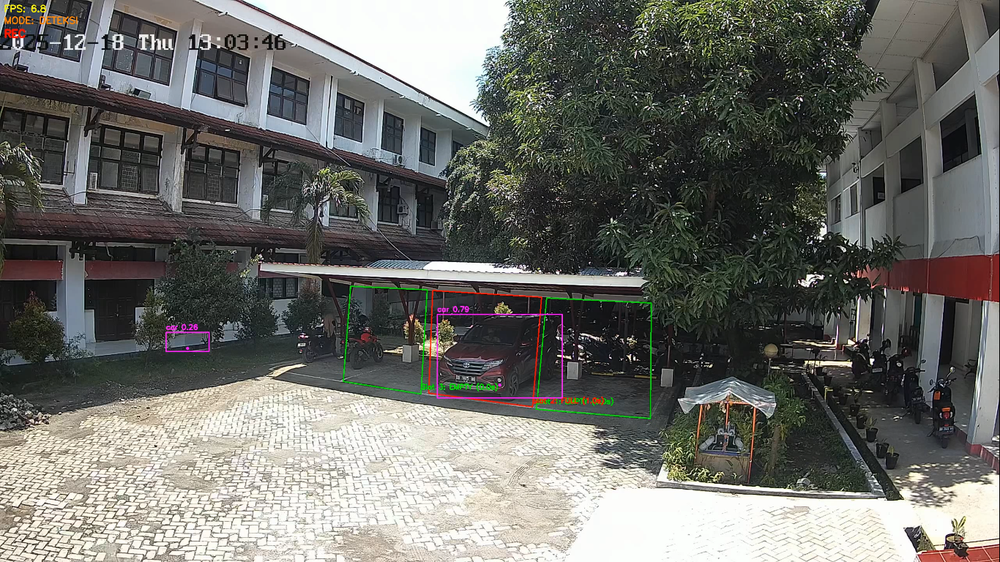
#> input picture keluar1.png, 1000 x 562 px, shrunk from 1366 x 768 before the run
$ python histogram.py
#> lines starting #> are read from the running program, lines starting #| are printed output that depends on the picture
import cv2
import matplotlib.pyplot as plt

# load frame (satu gambar dulu)
img = cv2.imread("keluar1.png")
#> img is the input picture: shape (562, 1000, 3); mean B, G, R 105.5, 110.2, 109.8
gray = cv2.cvtColor(img, cv2.COLOR_BGR2GRAY)
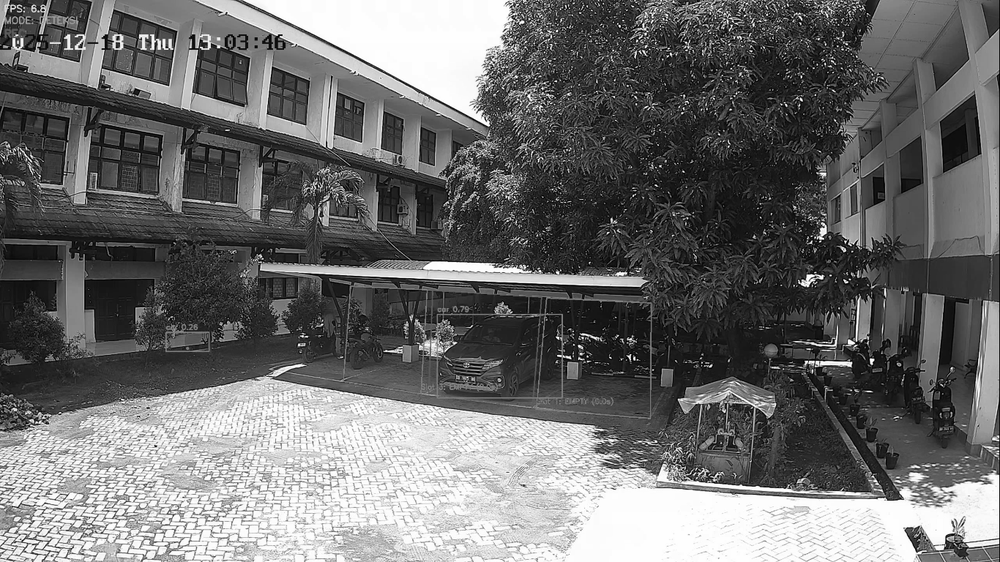
#> gray: shape (562, 1000); min 0, max 255, mean 109.5

# hitung histogram
hist = cv2.calcHist([gray],[0],None,[256],[0,256])
#> hist = 256 values, max 15186 at index 254, min 335 at index 3, mean 2195.3

# plot
plt.plot(hist)
plt.title("Histogram Intensitas - Kondisi Terik")
plt.xlabel("Nilai Intensitas")
plt.ylabel("Jumlah Piksel")
plt.show()
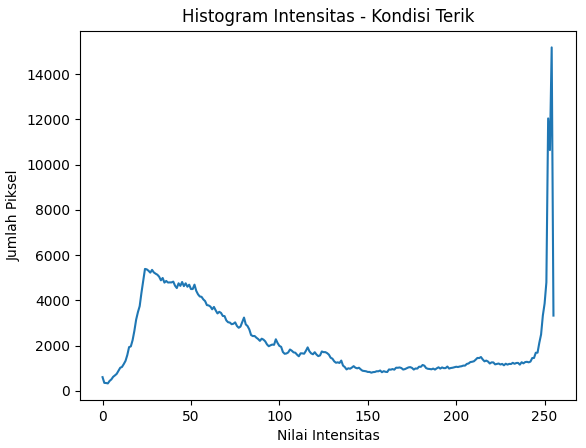
#> figure drawn by matplotlib, 1 panel; curve peaks at x = 254, y = 15186

$ run again, with keluar2.png copied over keluar1.png
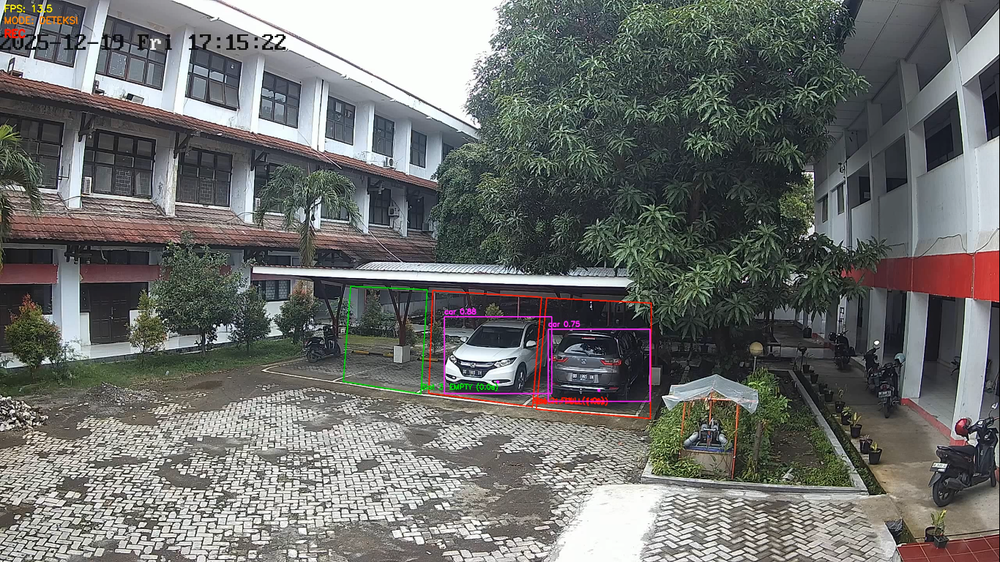
#> input picture keluar2.png, 1000 x 562 px, shrunk from 1366 x 768 before the run
#> img is the input picture: shape (562, 1000, 3); mean B, G, R 108.5, 110.8, 109.4
#> `gray = cv2.cvtColor(img, cv2.COLOR_BGR2GRAY)`:
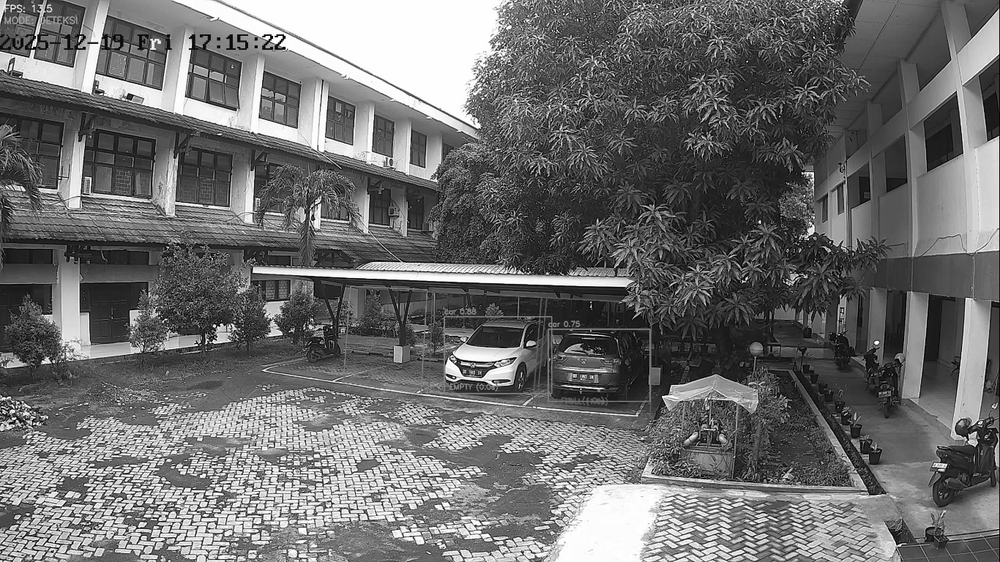
#> gray: shape (562, 1000); min 0, max 255, mean 110.1
#> hist = 256 values, max 16614 at index 254, min 140 at index 2, mean 2195.3
#> `plt.show()`:
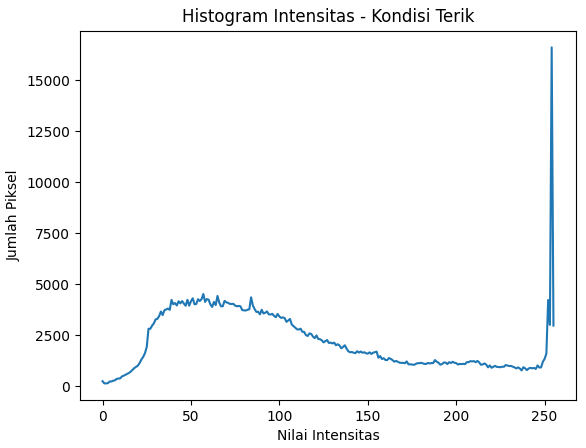
#> figure drawn by matplotlib, 1 panel; curve peaks at x = 254, y = 16614
